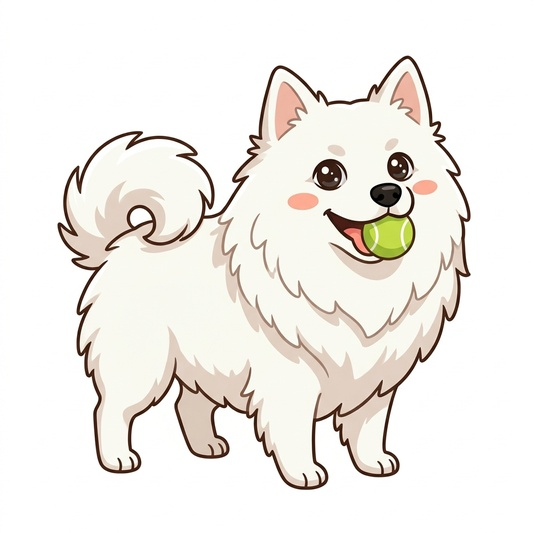
#> input picture assets/characters/dog_cartoon.jpg, 533 x 533 px, shrunk from 1024 x 1024 before the run
$ python build_all_sprites.py ../assets/backgrounds/bg_art_room.png
#> lines starting #> are read from the running program, lines starting #| are printed output that depends on the picture; after the words box and inside, x2 and y2 are one past the last pixel; in counts of white or black regions, pixels touching at a corner belong together
#> in isolate_sprite_from_white_bg, image is the input picture: PIL image 533x533 RGB; mean R, G, B 241, 237.7, 232.8
### app/utils/sprite_isolator.py
from collections import deque
from pathlib import Path

import numpy as np
from PIL import Image


def isolate_sprite(image: Image.Image, threshold: int = 35, padding: int = 10) -> Image.Image:
    """Remove only boundary-connected white from opaque art, retaining enclosed whites.

    Existing transparency is authoritative (including palette transparency). For
    opaque inputs, recover edge coverage and remove a white matte where a nearby
    darker foreground pixel explains the blend; never blur white into the alpha.
    """
#> called with threshold = 25, padding = 10
    if not 0 < threshold <= 255:
        raise ValueError("threshold must be between 1 and 255")
    if padding < 0:
        raise ValueError("padding must be nonnegative")
    rgba = np.array(image.convert("RGBA"))
    h, w = rgba.shape[:2]
#> h = 533; w = 533
    if np.all(rgba[:, :, 3] == 255):
        rgb = rgba[:, :, :3]
        light = np.max(255 - rgb, axis=2) < threshold
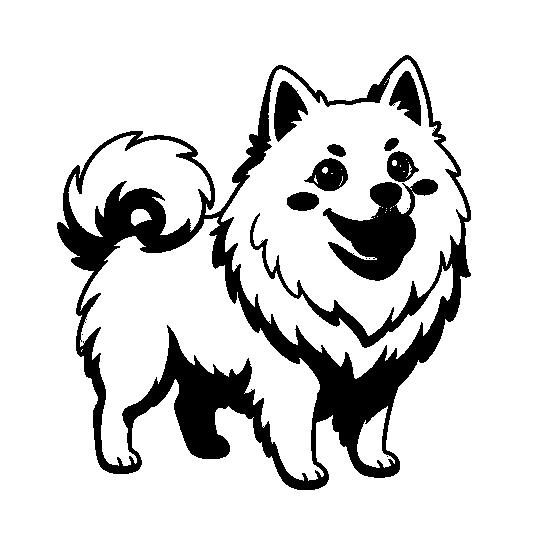
#> light: shape (533, 533) bool; 84% white; 14 black regions (5 under 20 px), largest, box (x1, y1, x2, y2) and area: (57, 55, 471, 490) 35570, (323, 179, 438, 281) 5360, (274, 81, 308, 142) 1208
        background = np.zeros((h, w), dtype=bool)
        queue = deque()

        def seed(y, x):
            if light[y, x] and not background[y, x]:
                background[y, x] = True
                queue.append((y, x))

        for x in range(w):
            seed(0, x)
            seed(h - 1, x)
        for y in range(h):
            seed(y, 0)
            seed(y, w - 1)
        while queue:
            y, x = queue.popleft()
            for ny, nx in ((y - 1, x), (y + 1, x), (y, x - 1), (y, x + 1)):
                if 0 <= ny < h and 0 <= nx < w:
                    seed(ny, nx)

        rgba[background, 3] = 0
        edge = np.zeros((h, w), dtype=bool)
        edge[1:] |= background[:-1]
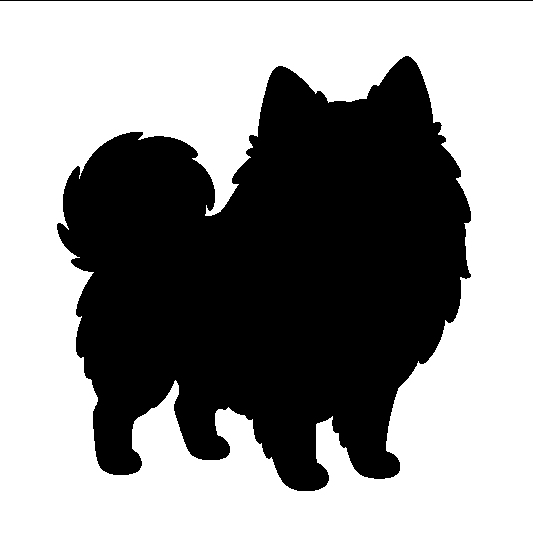
#> edge: shape (533, 533) bool; 57.6% white; 2 black regions, box (x1, y1, x2, y2) and area: (57, 56, 471, 491) 119838, (0, 0, 533, 1) 533
        edge[:-1] |= background[1:]
        edge[:, 1:] |= background[:, :-1]
        edge[:, :-1] |= background[:, 1:]
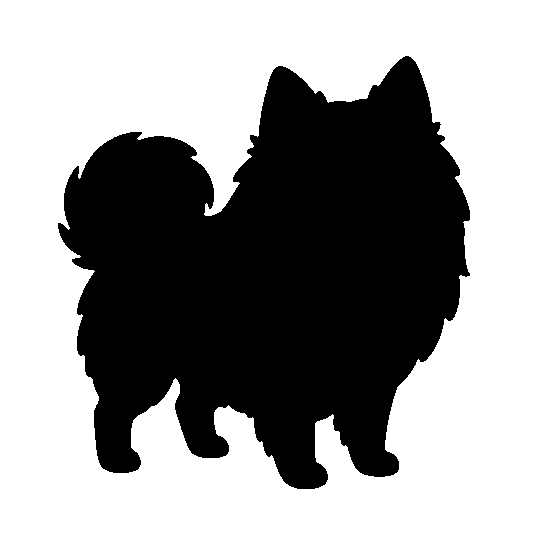
#> edge: shape (533, 533) bool; 58.5% white; 1 black region, box (x1, y1, x2, y2) and area: (58, 56, 470, 489) 117815
        edge &= ~background
        ys, xs = np.nonzero(edge)
#> ys = 2023 values from 55 to 489
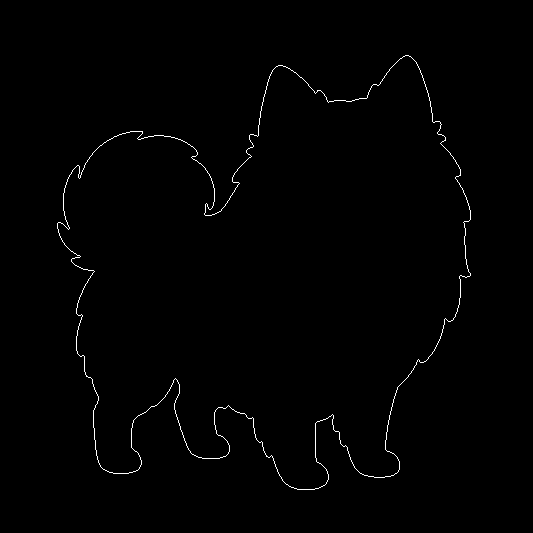
#> edge: shape (533, 533) bool; 0.71% white in thin lines or dots, all inside (x1, y1, x2, y2) = (57, 55, 471, 490)
        if len(ys):
            colors = rgb[ys, xs].astype(np.float32)
#> colors = 2023 rows, first 8: [244, 235, 230], [217, 203, 200], [193, 178, 175], [206, 191, 188], [225, 214, 210], [139, 122, 115], [80, 61, 54], [167, 156, 150]
            reference = colors.copy()
#> reference has the same summary as colors
            strength = np.sum((255 - reference) ** 2, axis=1)
#> strength = 2023 values, max 132185 at index 284, min 917 at index 565, mean 39442.3
            for dy in range(-2, 3):
                for dx in range(-2, 3):
                    ny, nx = np.clip(ys + dy, 0, h - 1), np.clip(xs + dx, 0, w - 1)
                    neighbor = rgb[ny, nx].astype(np.float32)
                    score = np.sum((255 - neighbor) ** 2, axis=1)
                    better = (score > strength) & ~background[ny, nx]
                    reference[better] = neighbor[better]
                    strength[better] = score[better]
#> after the loop, reference = 2023 rows, first 8: [36, 13, 5], [36, 13, 5], [50, 22, 10], [38, 20, 10], [36, 13, 5], [36, 13, 5], [38, 20, 10], [38, 20, 10]; strength = 2023 values, max 179467 at index 276, min 136057 at index 494, mean 161232.7
            coverage = np.clip(
                np.sum((255 - colors) * (255 - reference), axis=1)
                / np.maximum(strength, 1),
                0,
                1,
            )
#> coverage = 2023 values, max 0.899 at index 913, min 0.0612 at index 841, mean 0.437
            predicted = 255 + coverage[:, None] * (reference - 255)
#> predicted = 2023 rows, first 8: [237.5, 235.7, 235], [210.1, 205.4, 203.7], [189.1, 180.1, 176.3], [198.7, 194.1, 191.5], [219.1, 215.3, 214], [135, 122.4, 118.1], [77.47, 62.75, 54.56], [164, 156.4, 152.2]
            recover = (
                (coverage > 0.05)
                & (coverage < 0.98)
                & (np.max(np.abs(predicted - colors), axis=1) < 12)
            )
            ey, ex = ys[recover], xs[recover]
#> ey = 1998 values from 55 to 489; ex = 1998 values, max 470 at index 756, min 57 at index 808, mean 257.4
            alpha = coverage[recover]
#> alpha = 1998 values, max 0.899 at index 901, min 0.0664 at index 1301, mean 0.441
            unmatted = (colors[recover] - 255 * (1 - alpha[:, None])) / alpha[:, None]
#> unmatted = 1998 rows, first 8: [117.3, 4.57, -58.03], [69.67, 1.38, -13.25], [62.11, 15.44, 6.11], [66, 8.14, -3.43], [72.22, 5.2, -19.17], [43.24, 12.21, -0.573], [41.09, 17.87, 9.31], [45.18, 18.95, 4.65]
            rgba[ey, ex, :3] = np.clip(np.rint(unmatted), 0, 255).astype(np.uint8)
            rgba[ey, ex, 3] = np.rint(alpha * 255).astype(np.uint8)
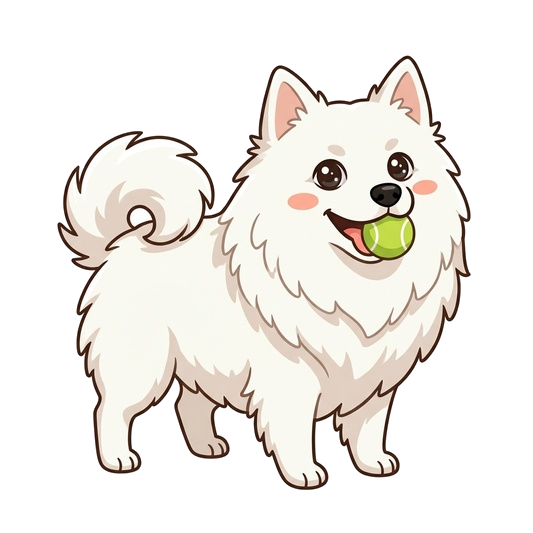
#> rgba: shape (533, 533, 4); mean R, G, B, A 240.3, 236.8, 231.8, 106.6; transparent parts drawn white
        rgba[background, :3] = 0

    result = Image.fromarray(rgba)
    bbox = result.getchannel("A").getbbox()
#> bbox = (57, 55, 471, 490)
    if bbox:
        result = result.crop((
            max(0, bbox[0] - padding),
            max(0, bbox[1] - padding),
            min(w, bbox[2] + padding),
            min(h, bbox[3] + padding),
        ))
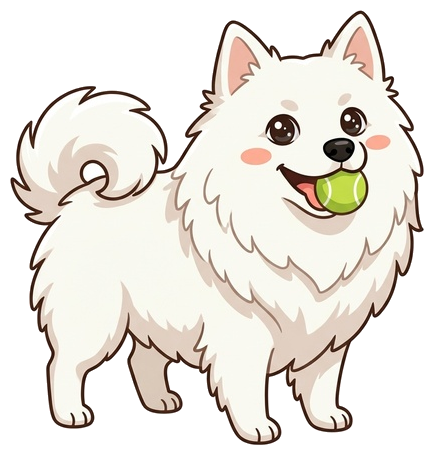
#> result: PIL image 434x455 RGBA; mean R, G, B, A 133.7, 128.7, 121.6, 153.3; transparent parts drawn white
    return result


def isolate_sprite_from_white_bg(image_path: str, output_path: str, threshold: int = 35) -> str:
    """File adapter; approved asset destinations also obey maintenance staging."""
    requested = Path(output_path).absolute()
    destination = requested.resolve()
    assets = Path(__file__).resolve().parents[2] / "assets"
    masters = assets / "characters"
    if destination.is_relative_to(masters.resolve()):
        raise ValueError("Master character artwork is read-only")
    if destination == Path(image_path).resolve():
        raise ValueError("Sprite extraction must not overwrite its source")
    if requested.is_relative_to(assets) or destination.is_relative_to(assets.resolve()):
        from scripts.maintenance_guard import output_path as guarded_output_path

        output_path = str(guarded_output_path(requested))
        destination = Path(output_path)
    if destination.resolve() == Path(image_path).resolve():
        raise ValueError("Sprite extraction must not overwrite its source")
    if destination.exists() and destination.stat().st_nlink > 1:
        raise ValueError("Sprite extraction must not overwrite a shared file")
    with Image.open(image_path) as image:
        result = isolate_sprite(image, threshold=threshold)
    result.save(output_path, "PNG", optimize=True)
    return output_path

### scripts/maintenance_guard.py
"""Offline artwork maintenance: stage by default, opt in to derived-art promotion.

Candidates live in <data>/artwork/candidates/assets, where <data> is
KIDS_STUDIO_DATA_DIR or project/data.
They are not runtime assets. --promote writes derived assets to project/assets;
master character artwork is never promotable through these maintenance scripts.
"""

import argparse
import os
from pathlib import Path
import sys

PROJECT_ROOT = Path(__file__).resolve().parents[1]
ASSETS_ROOT = PROJECT_ROOT / "assets"
_promote = False

# Direct execution and package imports must share the same explicit CLI decision.
if str(PROJECT_ROOT) not in sys.path:
    sys.path.insert(0, str(PROJECT_ROOT))
if __name__ == "maintenance_guard":
    sys.modules.setdefault("scripts.maintenance_guard", sys.modules[__name__])
elif __name__ == "scripts.maintenance_guard":
    sys.modules.setdefault("maintenance_guard", sys.modules[__name__])


def configure_cli(argv=None):
    global _promote
    _promote = False
    parser = argparse.ArgumentParser(description=__doc__)
    parser.add_argument(
        "--promote",
        action="store_true",
        help="Explicitly replace approved derived sprites/stickers/backgrounds. "
        "Without this flag, only candidates are written; character masters stay read-only.",
    )
    args = parser.parse_args(argv)
    _promote = args.promote
    return args


def _absolute(path):
    path = Path(path).expanduser()
    if not path.is_absolute():
        path = PROJECT_ROOT / path
    # Normalize '..' without following symlinks until containment is checked.
    return Path(os.path.abspath(path))


def candidate_root():
    data = _absolute(os.environ.get("KIDS_STUDIO_DATA_DIR") or PROJECT_ROOT / "data")
    root = data / "artwork" / "candidates" / "assets"
    resolved = root.resolve()
    if resolved.is_relative_to(ASSETS_ROOT.resolve()) or resolved.is_relative_to(
        (PROJECT_ROOT / "app").resolve()
    ):
        raise ValueError("Candidate storage must be outside approved assets and the app")
    if resolved != root:
        raise ValueError("Candidate storage must not traverse symlinks or junctions")
    return root


def output_path(path, *, promote=None):
    """Validate a destination and create only its permitted output directory.

    Apply at every save/copy boundary, including helpers called independently.
    Relative destinations are project-relative, not current-directory-relative.
    Already-staged destinations stay staged even when promotion is enabled.
    """
    target = _absolute(path)
    staged_root = candidate_root()
    if target.is_relative_to(staged_root):
        destination = target
    else:
        if not target.is_relative_to(ASSETS_ROOT):
            raise ValueError(f"Maintenance destination is not an asset path: {target}")
        relative = target.relative_to(ASSETS_ROOT)
        if len(relative.parts) < 2:
            raise ValueError("An asset category and filename are required")
        should_promote = _promote if promote is None else promote
        if should_promote:
            if relative.parts[0] not in {"sprites", "stickers", "backgrounds"}:
                raise ValueError("Master artwork is read-only; only derived assets may be promoted")
            destination = target
        else:
            destination = staged_root / relative
    if destination.resolve() != destination:
        raise ValueError("Maintenance destinations must not traverse symlinks or junctions")
    if destination.exists() and (
        not destination.is_file() or destination.stat().st_nlink > 1
    ):
        raise ValueError("Maintenance destination must be a regular, unshared file")
    destination.parent.mkdir(parents=True, exist_ok=True)
    return destination

### scripts/build_all_sprites.py
import os
from PIL import Image

try:
    from scripts.maintenance_guard import PROJECT_ROOT, configure_cli, output_path as guarded_output_path
except ModuleNotFoundError as exc:
    if exc.name != "scripts":
        raise
    from maintenance_guard import PROJECT_ROOT, configure_cli, output_path as guarded_output_path

from app.utils.sprite_isolator import isolate_sprite_from_white_bg

SPRITES_DIR = os.path.join(PROJECT_ROOT, "assets", "sprites")
CHAR_DIR = os.path.join(PROJECT_ROOT, "assets", "characters")
BRAIN_DIR = r"C:\Users\chish\.gemini\antigravity\brain\f340737b-7662-449f-a19e-c09b4ce0f071"

def isolate_sprite(image_path: str, output_path: str, threshold: int = 35) -> str:
    return isolate_sprite_from_white_bg(
        image_path, str(guarded_output_path(output_path)), threshold=threshold
    )

def main(argv=None):
    configure_cli(argv)
    print("=== Processing High-Fidelity Concepts into Sprites ===")

    # 1. Map generated concepts to sprite targets
    concept_map = {
        "levi_sad_concept_1790105472217.jpg": "levi_sad.png",
        "levi_holding_book_concept_1790105497347.jpg": "levi_holding_book.png",
        "levi_thinking_concept_1790105530318.jpg": "levi_thinking.png",
        "levi_sitting_floor_concept_1790105686447.jpg": "levi_sitting_floor.png",
        "luca_crying_concept_1790105798935.jpg": "luca_crying.png",
        "luca_pointing_concept_1790105903717.jpg": "luca_pointing.png",
        "luca_sitting_floor_concept_1790105918167.jpg": "luca_sitting_floor.png",
        "dad_comforting_hug_concept_1790105931858.jpg": "dad_comforting_hug.png",
        "dad_clapping_concept_1790105984612.jpg": "dad_clapping.png",
        "mom_waving_concept_1790106039089.jpg": "mom_waving.png",
        "mom_holding_bowl_concept_1790106059254.jpg": "mom_holding_bowl.png",
        "dog_curled_sleeping_concept_1790106288256.jpg": "dog_curled_sleeping.png",
    }

    for concept_file, sprite_target in concept_map.items():
        src_path = os.path.join(BRAIN_DIR, concept_file)
        dst_path = os.path.join(SPRITES_DIR, sprite_target)
        if os.path.exists(src_path):
            isolate_sprite(src_path, dst_path)
        else:
            print(f"Warning: Concept {concept_file} not found")

    # 2. Dog Sitting Attentive
    dog_src = os.path.join(CHAR_DIR, "dog_cartoon.jpg")
    dog_dst = os.path.join(SPRITES_DIR, "dog_sitting_attentive.png")
    if os.path.exists(dog_src):
        isolate_sprite(dog_src, dog_dst, threshold=25)

    # 3. Dog Dancing Paw - Clean borders
    dog_dance_path = os.path.join(SPRITES_DIR, "dog_dancing_paw.png")
    if os.path.exists(dog_dance_path):
        im = Image.open(dog_dance_path).convert("RGBA")
        # Ensure alpha mask is clean
        bbox = im.getbbox()
        if bbox:
            im = im.crop(bbox)
        im.save(guarded_output_path(dog_dance_path), "PNG")
        print("[CLEANED] dog_dancing_paw.png")

    print("\nAll high-fidelity sprites built successfully!")

if __name__ == "__main__":
    main()
